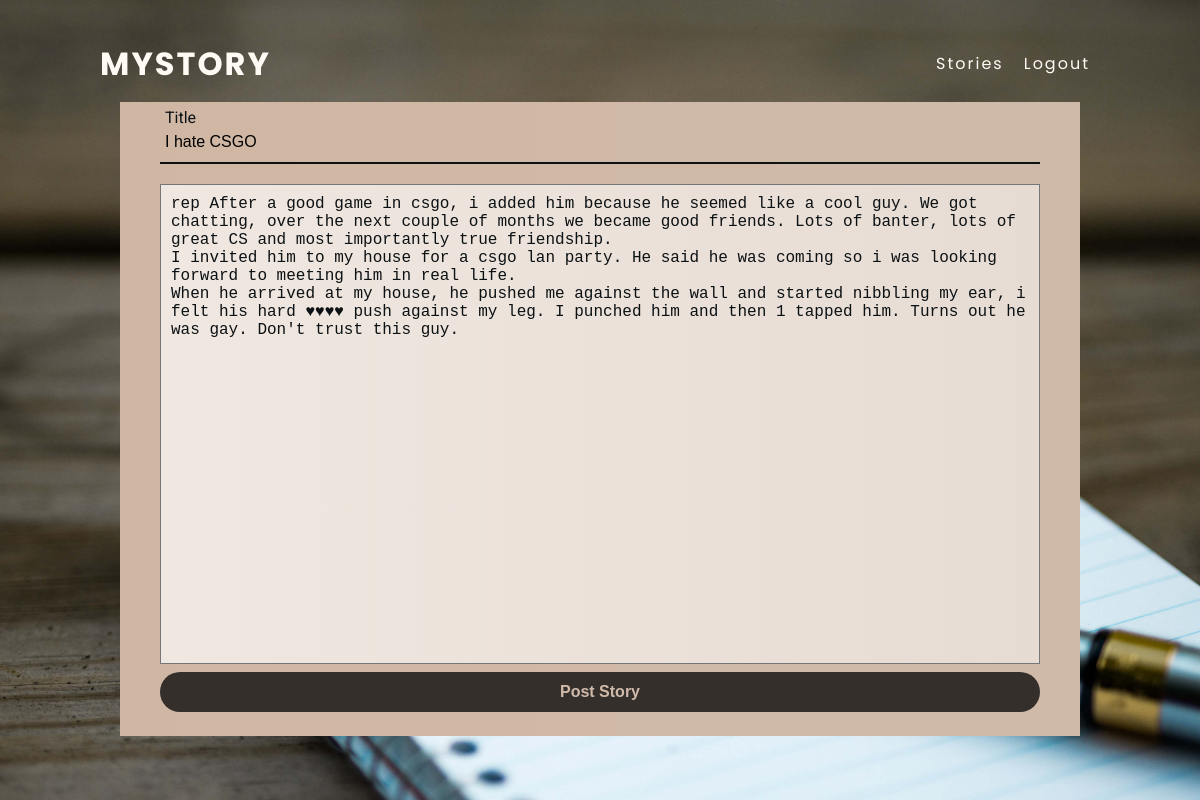
The page /user/Shery2k3/25/editor/ (signed in) on the database its author committed.
### base/models.py (models this page shows, shortened)
class Story(models.Model):
    user = models.ForeignKey(User, on_delete=models.CASCADE)
    title = models.CharField(max_length=65)
    Story = models.TextField(null=True,)
    updated = models.DateTimeField(auto_now=True)
    class Meta:
        ordering = ['-updated']

### base/views.py (the view)
# urls.py: path("user/<str:username>/<str:pk>/editor/", views.storyEditor, name='editor'),
def storyEditor(request,username, pk):
    story = Story.objects.get(id=pk)
    editor = storyForm(instance=story)
    if request.user != story.user:
        return redirect('stories')
    if request.method == 'POST':
        editor = storyForm(request.POST, instance=story)
        if editor.is_valid():
            editor.save()
            return redirect('stories')
    context = {
        'editor' : editor
    }
    return render(request, 'editor.html', context)

### base/forms.py
class storyForm(ModelForm):
    class Meta:
        model = Story
        exclude = ['user']
        widgets = {
            'Story': forms.Textarea(attrs={
            'style': 'resize: none;',
            'class': 'editor',
            'placeholder': 'Story goes here...'})
         }

### templates/editor.html (shortened to what this page needs)
{% extends "base.html" %} {% block title %}Editor{% endblock %}
{% block nav %}
<li><a href="{% url 'stories' %}">Stories</a></li>
<li><a href="{% url 'logout' %}">Logout</a></li>
{% endblock %}
{% block content %}
<div>
  <section class="banner editor">
    <div class="card edit-form">
      <form method="POST" action="" class="">
        <div class="txt_field">
          {{ editor.title }}
          <label>Title</label>
        </div>
        <div>
          {{ editor.Story }}
        </div>
        <input type="submit" value="Post Story" />
      </form>
    </div>
  </section>
</div>
{% endblock %}

### static/CSS/styles.css (style rules this page uses)
:root { --white: #fffaf4; --extremeDark: linear-gradient(to top, #25343cfd, #131a1efd); --dark: #0c1114; --midTone: #342f2b; --extremeLight: #cfbaaa; --light: #D0B7A3; --WARNING: #840101; ; }
* { margin: 0; pad: 0; box-sizing: border-box; }
body { background: var(--dark); font-family: 'Roboto', sans-serif; }
header ul li { margin: 0 10px; position: relative; list-style: none; }
header ul li a { position: relative; font-size: 1rem; text-decoration: none; color: var(--white); letter-spacing: 2px; font-weight: 300px; transition: 0.15s; }
header ul li a::after { content: ""; height: 2px; width: 0%; background-color: var(--white); display: block; transition: 0.15s ease 0s, left 0.15s ease 0s; }
.editor { position: relative; width: 100%; height: 100vh; background: url(../Images/editor.jpg); background-size: cover; display: flex; flex-direction: column; justify-content: flex-end; align-items: center; }
.banner div { color: var(--white); }
.card { margin-bottom: 4rem; background-image: linear-gradient(to right, var(--light), var(--extremeLight)); }
.edit-form { width: 80%; }
.card form { padding: 0 40px; }
.txt_field { position: relative; border-bottom: 2px solid var(--midTone); margin: 20px 0; }
.txt_field input { width: 100%; padding: 0 5px; height: 40px; font-size: 1rem; border: none; background: none; outline: none; }
.txt_field label { color: var(--midTone); position: absolute; top: 50%; left: 5px; transform: translateY(-50%); font-size: 1rem; pointer-events: none; transition: 0.5s; }
.txt_field input:focus~label, .txt_field input:valid~label { top: -5px; color: var(--dark); }
.card input[type="submit"] { width: 100%; height: 40px; border: none; margin-bottom: 1.5rem; color: var(--extremeLight); background-color: var(--midTone); border-radius: 25px; font-size: 1rem; font-weight: 700; cursor: pointer; }
#id_Story { padding: 10px; font-size: 1rem; height: 60vh; margin-bottom: 0.5rem; color: var(--dark); background-image: linear-gradient(to right, #ffffffab, #ffffff7e); }

### rows shown on the page
Story: title "I hate CSGO", Story "rep After a good game in csgo, i added him because he seemed like a cool guy. We got chatting, over the next couple of months we became good friends. Lots of banter, lots of great CS and most importantly true friendship. I invited him to my house for a csgo lan party. He said he was coming so i was looking forward to meeting him in real life. When he arrived at my house, he pushed me against the wall and started nibbling my ear, i felt his hard ♥♥♥♥ push against my leg. I punched him and then 1 tapped him. Turns out he was gay. Don't trust this guy."
